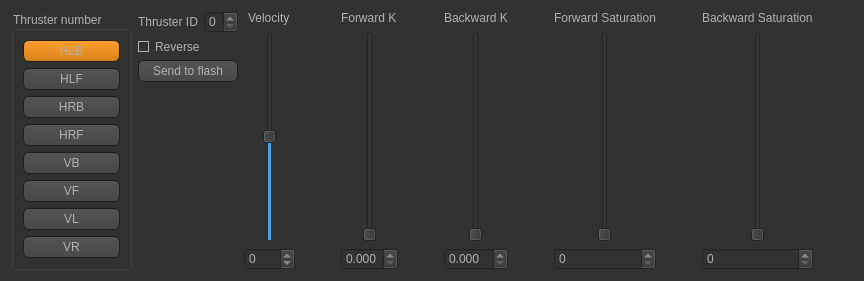
      <widget class="QWidget" name="tabDirect">
       <property name="styleSheet">
        <string notr="true">QToolTip
{
     border: 1px solid black;
     background-color: #ffa02f;
     padding: 1px;
     border-radius: 3px;
     opacity: 100;
}

QWidget
{
    color: #b1b1b1;
    background-color: #323232;
}

QMainWindow::separator {
     background: yellow;
     width: 10px; /* когда вертикальный */
     height: 10px; /* когда горизонтальный */
 }

 QMainWindow::separator:hover {
     background: red;
 }

QWidget:item:hover
{
    background-color: QLinearGradient( x1: 0, y1: 0, x2: 0, y2: 1, stop: 0 #ffa02f, stop: 1 #ca0619);
    color: #000000;
}

QWidget:item:selected
{
    background-color: QLinearGradient( x1: 0, y1: 0, x2: 0, y2: 1, stop: 0 #ffa02f, stop: 1 #d7801a);
}

QMenuBar::item
{
    background: transparent;
}

QMenuBar::item:selected
{
    background: transparent;
    border: 1px solid #ffaa00;
}

QMenuBar::item:pressed
{
    background: #444;
    border: 1px solid #000;
    background-color: QLinearGradient(
        x1:0, y1:0,
        x2:0, y2:1,
        stop:1 #212121,
        stop:0.4 #343434
    );
    margin-bottom:-1px;
    padding-bottom:1px;
}

QMenu
{
    border: 1px solid #000;
}

QMenu::item
{
    padding: 2px 20px 2px 20px;
}

QMenu::item:selected
{
    color: #000000;
}

QWidget:disabled
{
    color: #404040;
    background-color: #323232;
}

QAbstractItemView
{
    background-color: QLinearGradient( x1: 0, y1: 0, x2: 0, y2: 1, stop: 0 #4d4d4d, stop: 0.1 #646464, stop: 1 #5d5d5d);
}

QWidget:focus
{
    border: 2px solid QLinearGradient( x1: 0, y1: 0, x2: 0, y2: 1, stop: 0 #ffa02f, stop: 1 #d7801a);
}

QLineEdit
{
    background-color: QLinearGradient( x1: 0, y1: 0, x2: 0, y2: 1, stop: 0 #4d4d4d, stop: 0 #646464, stop: 1 #5d5d5d);
    padding: 1px;
    border-style: solid;
    border: 1px solid #1e1e1e;
    border-radius: 5;
}

QPushButton
{
    color: #b1b1b1;
    background-color: QLinearGradient( x1: 0, y1: 0, x2: 0, y2: 1, stop: 0 #565656, stop: 0.1 #525252, stop: 0.5 #4e4e4e, stop: 0.9 #4a4a4a, stop: 1 #464646);
    border-width: 1px;
    border-color: #1e1e1e;
    border-style: solid;
    border-radius: 6;
    padding: 3px;
    font-size: 12px;
    padding-left: 5px;
    padding-right: 5px;
}

QPushButton:pressed
{
    background: QLinearGradient( x1: 0, y1: 0, x2: 1, y2: 0, stop: 0.0 #121212, stop: 0.2 #282828, stop: 1 #484848);
}

QPushButton:checked
{
    background-color: QLinearGradient( x1: 0, y1: 0, x2: 0, y2: 1, stop: 0 #ffa02f, stop: 1 #d7801a);
}

QComboBox
{
    selection-background-color: #ffaa00;
    background-color: QLinearGradient( x1: 0, y1: 0, x2: 0, y2: 1, stop: 0 #565656, stop: 0.1 #525252, stop: 0.5 #4e4e4e, stop: 0.9 #4a4a4a, stop: 1 #464646);
    border-style: solid;
    border: 1px solid #1e1e1e;
    border-radius: 5;
}

QComboBox:hover,QPushButton:hover
{
    border: 2px solid QLinearGradient( x1: 0, y1: 0, x2: 0, y2: 1, stop: 0 #ffa02f, stop: 1 #d7801a);
}


QComboBox:on
{
    padding-top: 3px;
    padding-left: 4px;
    background-color: QLinearGradient( x1: 0, y1: 0, x2: 0, y2: 1, stop: 0 #2d2d2d, stop: 0.1 #2b2b2b, stop: 0.5 #292929, stop: 0.9 #282828, stop: 1 #252525);
    selection-background-color: #ffaa00;
}

QComboBox QAbstractItemView
{
    border: 2px solid darkgray;
    selection-background-color: QLinearGradient( x1: 0, y1: 0, x2: 0, y2: 1, stop: 0 #ffa02f, stop: 1 #d7801a);
}

QComboBox::drop-down
{
     subcontrol-origin: padding;
     subcontrol-position: top right;
     width: 15px;
     border-left-width: 0px;
     border-left-color: darkgray;
     border-left-style: solid; /* just a single line */
     border-top-right-radius: 3px; /* same radius as the QComboBox */
     border-bottom-right-radius: 3px;
 }

QComboBox::down-arrow
{
     image: url(:/down_arrow.png);
}

QGroupBox:focus
{
border: 2px solid QLinearGradient( x1: 0, y1: 0, x2: 0, y2: 1, stop: 0 #ffa02f, stop: 1 #d7801a);
}

QTextEdit:focus
{
    border: 2px solid QLinearGradient( x1: 0, y1: 0, x2: 0, y2: 1, stop: 0 #ffa02f, stop: 1 #d7801a);
}

QScrollBar:horizontal {
     border: 1px solid #222222;
     background: QLinearGradient( x1: 0, y1: 0, x2: 0, y2: 1, stop: 0.0 #121212, stop: 0.2 #282828, stop: 1 #484848);
     height: 7px;
     margin: 0px 16px 0 16px;
}

QScrollBar::handle:horizontal
{
      background: QLinearGradient( x1: 0, y1: 0, x2: 1, y2: 0, stop: 0 #ffa02f, stop: 0.5 #d7801a, stop: 1 #ffa02f);
      min-height: 20px;
      border-radius: 2px;
}

QScrollBar::add-line:horizontal {
      border: 1px solid #1b1b19;
      border-radius: 2px;
      background: QLinearGradient( x1: 0, y1: 0, x2: 1, y2: 0, stop: 0 #ffa02f, stop: 1 #d7801a);
      width: 14px;
      subcontrol-position: right;
      subcontrol-origin: margin;
}

QScrollBar::sub-line:horizontal {
      border: 1px solid #1b1b19;
      border-radius: 2px;
      background: QLinearGradient( x1: 0, y1: 0, x2: 1, y2: 0, stop: 0 #ffa02f, stop: 1 #d7801a);
      width: 14px;
     subcontrol-position: left;
     subcontrol-origin: margin;
}

QScrollBar::right-arrow:horizontal, QScrollBar::left-arrow:horizontal
{
      border: 1px solid black;
      width: 1px;
      height: 1px;
      background: white;
}

QScrollBar::add-page:horizontal, QScrollBar::sub-page:horizontal
{
      background: none;
}

QScrollBar:vertical
{
      background: QLinearGradient( x1: 0, y1: 0, x2: 1, y2: 0, stop: 0.0 #121212, stop: 0.2 #282828, stop: 1 #484848);
      width: 7px;
      margin: 16px 0 16px 0;
      border: 1px solid #222222;
}

QScrollBar::handle:vertical
{
      background: QLinearGradient( x1: 0, y1: 0, x2: 0, y2: 1, stop: 0 #ffa02f, stop: 0.5 #d7801a, stop: 1 #ffa02f);
      min-height: 20px;
      border-radius: 2px;
}

QScrollBar::add-line:vertical
{
      border: 1px solid #1b1b19;
      border-radius: 2px;
      background: QLinearGradient( x1: 0, y1: 0, x2: 0, y2: 1, stop: 0 #ffa02f, stop: 1 #d7801a);
      height: 14px;
      subcontrol-position: bottom;
      subcontrol-origin: margin;
}

QScrollBar::sub-line:vertical
{
      border: 1px solid #1b1b19;
      border-radius: 2px;
      background: QLinearGradient( x1: 0, y1: 0, x2: 0, y2: 1, stop: 0 #d7801a, stop: 1 #ffa02f);
      height: 14px;
      subcontrol-position: top;
      subcontrol-origin: margin;
}

QScrollBar::up-arrow:vertical, QScrollBar::down-arrow:vertical
{
      border: 1px solid black;
      width: 1px;
      height: 1px;
      background: white;
}


QScrollBar::add-page:vertical, QScrollBar::sub-page:vertical
{
      background: none;
}

QTextEdit
{
    background-color: #242424;
}

QPlainTextEdit
{
    background-color: #242424;
}

QHeaderView::section
{
    background-color: QLinearGradient(x1:0, y1:0, x2:0, y2:1, stop:0 #616161, stop: 0.5 #505050, stop: 0.6 #434343, stop:1 #656565);
    color: white;
    padding-left: 4px;
    border: 1px solid #6c6c6c;
}

QCheckBox:disabled
{
color: #414141;
}

QDockWidget::title
{
    text-align: center;
    spacing: 3px; /* spacing between items in the tool bar */
    background-color: QLinearGradient(x1:0, y1:0, x2:0, y2:1, stop:0 #323232, stop: 0.5 #242424, stop:1 #323232);
}

QDockWidget::close-button, QDockWidget::float-button
{
    text-align: center;
    spacing: 1px; /* spacing between items in the tool bar */
    background-color: QLinearGradient(x1:0, y1:0, x2:0, y2:1, stop:0 #323232, stop: 0.5 #242424, stop:1 #323232);
}

QDockWidget::close-button:hover, QDockWidget::float-button:hover
{
    background: #242424;
}

QDockWidget::close-button:pressed, QDockWidget::float-button:pressed
{
    padding: 1px -1px -1px 1px;
}

QMainWindow::separator
{
    background-color: QLinearGradient(x1:0, y1:0, x2:0, y2:1, stop:0 #161616, stop: 0.5 #151515, stop: 0.6 #212121, stop:1 #343434);
    color: white;
    padding-left: 4px;
    border: 1px solid #4c4c4c;
    spacing: 3px; /* spacing between items in the tool bar */
}

QMainWindow::separator:hover
{

    background-color: QLinearGradient(x1:0, y1:0, x2:0, y2:1, stop:0 #d7801a, stop:0.5 #b56c17 stop:1 #ffa02f);
    color: white;
    padding-left: 4px;
    border: 1px solid #6c6c6c;
    spacing: 3px; /* spacing between items in the tool bar */
}

QToolBar::handle
{
     spacing: 3px; /* spacing between items in the tool bar */
     background: url(:/images/handle.png);
}

QMenu::separator
{
    height: 2px;
    background-color: QLinearGradient(x1:0, y1:0, x2:0, y2:1, stop:0 #161616, stop: 0.5 #151515, stop: 0.6 #212121, stop:1 #343434);
    color: white;
    padding-left: 4px;
    margin-left: 10px;
    margin-right: 5px;
}

QProgressBar
{
    border: 2px solid grey;
    border-radius: 5px;
    text-align: center;
}

QProgressBar::chunk
{
    background-color: #d7801a;
    width: 2.15px;
    margin: 0.5px;
}

QTabBar::tab {
    color: #b1b1b1;
    border: 1px solid #444;
    border-bottom-style: none;
    background-color: #323232;
    padding-left: 10px;
    padding-right: 10px;
    padding-top: 3px;
    padding-bottom: 2px;
    margin-right: -1px;
}

QTabWidget::pane {
    border: 1px solid #444;
    top: 1px;
}

QTabBar::tab:last
{
    margin-right: 0; /* the last selected tab has nothing to overlap with on the right */
    border-top-right-radius: 3px;
}

QTabBar::tab:first:!selected
{
 margin-left: 0px; /* the last selected tab has nothing to overlap with on the right */


    border-top-left-radius: 3px;
}

QTabBar::tab:!selected
{
    color: #b1b1b1;
    border-bottom-style: solid;
    margin-top: 3px;
    background-color: QLinearGradient(x1:0, y1:0, x2:0, y2:1, stop:1 #212121, stop:.4 #343434);
}

QTabBar::tab:selected
{
    border-top-left-radius: 3px;
    border-top-right-radius: 3px;
    margin-bottom: 0px;
}

QTabBar::tab:!selected:hover
{
    border-top-left-radius: 3px;
    border-top-right-radius: 3px;
    background-color: QLinearGradient(x1:0, y1:0, x2:0, y2:1, stop:1 #212121, stop:0.4 #343434, stop:0.2 #343434, stop:0.1 #ffaa00);
}

QRadioButton::indicator:checked, QRadioButton::indicator:unchecked{
    color: #b1b1b1;
    background-color: #323232;
    border: 1px solid #b1b1b1;
    border-radius: 6px;
}

QRadioButton::indicator:checked
{
    background-color: qradialgradient(
        cx: 0.5, cy: 0.5,
        fx: 0.5, fy: 0.5,
        radius: 1.0,
        stop: 0.25 #ffaa00,
        stop: 0.3 #323232
    );
}

QCheckBox::indicator{
    color: #b1b1b1;
    background-color: #323232;
    border: 1px solid #b1b1b1;
    width: 9px;
    height: 9px;
}

QRadioButton::indicator
{
    border-radius: 6px;
}

QRadioButton::indicator:hover, QCheckBox::indicator:hover
{
    border: 1px solid #ffaa00;
}

QCheckBox::indicator:checked
{
    background-color: qradialgradient(
        cx: 0.5, cy: 0.5,
        fx: 0.5, fy: 0.5,
        radius: 1.0,
        stop: 0.25 #ffaa00,
        stop: 0.3 #323232
    );
}

QCheckBox::indicator:disabled, QRadioButton::indicator:disabled
{
    border: 1px solid #444;
}</string>
       </property>
       <attribute name="title">
        <string>Thruster control</string>
       </attribute>
       <layout class="QVBoxLayout" name="verticalLayout_29">
        <item>
         <layout class="QHBoxLayout" name="horizontalLayout_4">
          <item>
           <layout class="QVBoxLayout" name="verticalLayout_28">
            <item>
             <widget class="QGroupBox" name="groupBoxThrusterId">
              <property name="title">
               <string>Thruster number </string>
              </property>
              <property name="flat">
               <bool>false</bool>
              </property>
              <property name="checkable">
               <bool>false</bool>
              </property>
              <property name="checked">
               <bool>false</bool>
              </property>
              <layout class="QVBoxLayout" name="verticalLayout_23">
               <item>
                <widget class="QPushButton" name="pushButtonHLB">
                 <property name="sizePolicy">
                  <sizepolicy hsizetype="Minimum" vsizetype="Minimum">
                   <horstretch>0</horstretch>
                   <verstretch>0</verstretch>
                  </sizepolicy>
                 </property>
                 <property name="text">
                  <string>HLB</string>
                 </property>
                 <property name="checkable">
                  <bool>true</bool>
                 </property>
                 <property name="checked">
                  <bool>true</bool>
                 </property>
                 <property name="autoExclusive">
                  <bool>true</bool>
                 </property>
                </widget>
               </item>
               <item>
                <widget class="QPushButton" name="pushButtonHLF">
                 <property name="sizePolicy">
                  <sizepolicy hsizetype="Minimum" vsizetype="Minimum">
                   <horstretch>0</horstretch>
                   <verstretch>0</verstretch>
                  </sizepolicy>
                 </property>
                 <property name="text">
                  <string>HLF</string>
                 </property>
                 <property name="checkable">
                  <bool>true</bool>
                 </property>
                 <property name="autoExclusive">
                  <bool>true</bool>
                 </property>
                </widget>
               </item>
               <item>
                <widget class="QPushButton" name="pushButtonHRB">
                 <property name="sizePolicy">
                  <sizepolicy hsizetype="Minimum" vsizetype="Minimum">
                   <horstretch>0</horstretch>
                   <verstretch>0</verstretch>
                  </sizepolicy>
                 </property>
                 <property name="text">
                  <string>HRB</string>
                 </property>
                 <property name="checkable">
                  <bool>true</bool>
                 </property>
                 <property name="checked">
                  <bool>false</bool>
                 </property>
                 <property name="autoExclusive">
                  <bool>true</bool>
                 </property>
                </widget>
               </item>
               <item>
                <widget class="QPushButton" name="pushButtonHRF">
                 <property name="sizePolicy">
                  <sizepolicy hsizetype="Minimum" vsizetype="Minimum">
                   <horstretch>0</horstretch>
                   <verstretch>0</verstretch>
                  </sizepolicy>
                 </property>
                 <property name="text">
                  <string>HRF</string>
                 </property>
                 <property name="checkable">
                  <bool>true</bool>
                 </property>
                 <property name="autoExclusive">
                  <bool>true</bool>
                 </property>
                </widget>
               </item>
               <item>
                <widget class="QPushButton" name="pushButtonVB">
                 <property name="sizePolicy">
                  <sizepolicy hsizetype="Minimum" vsizetype="Minimum">
                   <horstretch>0</horstretch>
                   <verstretch>0</verstretch>
                  </sizepolicy>
                 </property>
                 <property name="text">
                  <string>VB</string>
                 </property>
                 <property name="checkable">
                  <bool>true</bool>
                 </property>
                 <property name="autoExclusive">
                  <bool>true</bool>
                 </property>
                </widget>
               </item>
               <item>
                <widget class="QPushButton" name="pushButtonVF">
                 <property name="sizePolicy">
                  <sizepolicy hsizetype="Minimum" vsizetype="Minimum">
                   <horstretch>0</horstretch>
                   <verstretch>0</verstretch>
                  </sizepolicy>
                 </property>
                 <property name="text">
                  <string>VF</string>
                 </property>
                 <property name="checkable">
                  <bool>true</bool>
                 </property>
                 <property name="autoExclusive">
                  <bool>true</bool>
                 </property>
                </widget>
               </item>
               <item>
                <widget class="QPushButton" name="pushButtonVL">
                 <property name="sizePolicy">
                  <sizepolicy hsizetype="Minimum" vsizetype="Minimum">
                   <horstretch>0</horstretch>
                   <verstretch>0</verstretch>
                  </sizepolicy>
                 </property>
                 <property name="text">
                  <string>VL</string>
                 </property>
                 <property name="checkable">
                  <bool>true</bool>
                 </property>
                 <property name="autoExclusive">
                  <bool>true</bool>
                 </property>
                </widget>
               </item>
               <item>
                <widget class="QPushButton" name="pushButtonVR">
                 <property name="sizePolicy">
                  <sizepolicy hsizetype="Minimum" vsizetype="Minimum">
                   <horstretch>0</horstretch>
                   <verstretch>0</verstretch>
                  </sizepolicy>
                 </property>
                 <property name="tabletTracking">
                  <bool>true</bool>
                 </property>
                 <property name="text">
                  <string>VR</string>
                 </property>
                 <property name="checkable">
                  <bool>true</bool>
                 </property>
                 <property name="autoExclusive">
                  <bool>true</bool>
                 </property>
                </widget>
               </item>
              </layout>
             </widget>
            </item>
           </layout>
          </item>
          <item>
           <layout class="QVBoxLayout" name="verticalLayout_30">
            <item>
             <layout class="QHBoxLayout" name="horizontalLayout_16">
              <item>
               <widget class="QLabel" name="label_10">
                <property name="text">
                 <string>Thruster ID</string>
                </property>
               </widget>
              </item>
              <item>
               <widget class="QSpinBox" name="spinBoxThrusterId">
                <property name="maximum">
                 <number>8</number>
                </property>
               </widget>
              </item>
             </layout>
            </item>
            <item>
             <widget class="QCheckBox" name="checkBoxReverse">
              <property name="text">
               <string>Reverse</string>
              </property>
             </widget>
            </item>
            <item>
             <widget class="QPushButton" name="pushButtonFlash">
              <property name="sizePolicy">
               <sizepolicy hsizetype="Minimum" vsizetype="Minimum">
                <horstretch>0</horstretch>
                <verstretch>0</verstretch>
               </sizepolicy>
              </property>
              <property name="text">
               <string>Send to flash</string>
              </property>
             </widget>
            </item>
            <item>
             <spacer name="verticalSpacer">
              <property name="orientation">
               <enum>Qt::Vertical</enum>
              </property>
              <property name="sizeHint" stdset="0">
               <size>
                <width>20</width>
                <height>40</height>
               </size>
              </property>
             </spacer>
            </item>
           </layout>
          </item>
          <item>
           <layout class="QHBoxLayout" name="horizontalLayout_2">
            <item>
             <layout class="QVBoxLayout" name="verticalLayout_22">
              <item alignment="Qt::AlignHCenter">
               <widget class="QLabel" name="label">
                <property name="text">
                 <string>Velocity</string>
                </property>
               </widget>
              </item>
              <item alignment="Qt::AlignHCenter">
               <widget class="QSlider" name="verticalSliderVelocity">
                <property name="minimum">
                 <number>-128</number>
                </property>
                <property name="maximum">
                 <number>127</number>
                </property>
                <property name="singleStep">
                 <number>1</number>
                </property>
                <property name="orientation">
                 <enum>Qt::Vertical</enum>
                </property>
               </widget>
              </item>
              <item>
               <widget class="QSpinBox" name="spinBoxVelocity">
                <property name="minimum">
                 <number>-128</number>
                </property>
                <property name="maximum">
                 <number>127</number>
                </property>
               </widget>
              </item>
             </layout>
            </item>
            <item>
             <spacer name="horizontalSpacer_2">
              <property name="orientation">
               <enum>Qt::Horizontal</enum>
              </property>
              <property name="sizeHint" stdset="0">
               <size>
                <width>40</width>
                <height>20</height>
               </size>
              </property>
             </spacer>
            </item>
            <item>
             <layout class="QVBoxLayout" name="verticalLayout_24">
              <item alignment="Qt::AlignHCenter">
               <widget class="QLabel" name="label_2">
                <property name="text">
                 <string>Forward K</string>
                </property>
               </widget>
              </item>
              <item alignment="Qt::AlignHCenter">
               <widget class="QSlider" name="verticalSliderForwardK">
                <property name="minimum">
                 <number>0</number>
                </property>
                <property name="maximum">
                 <number>1000</number>
                </property>
                <property name="orientation">
                 <enum>Qt::Vertical</enum>
                </property>
               </widget>
              </item>
              <item>
               <widget class="QDoubleSpinBox" name="spinBoxForwardK">
                <property name="decimals">
                 <number>3</number>
                </property>
                <property name="maximum">
                 <double>1.000000000000000</double>
                </property>
               </widget>
              </item>
             </layout>
            </item>
            <item>
             <spacer name="horizontalSpacer_3">
              <property name="orientation">
               <enum>Qt::Horizontal</enum>
              </property>
              <property name="sizeHint" stdset="0">
               <size>
                <width>40</width>
                <height>20</height>
               </size>
              </property>
             </spacer>
            </item>
            <item>
             <layout class="QVBoxLayout" name="verticalLayout_25">
              <item alignment="Qt::AlignHCenter">
               <widget class="QLabel" name="label_3">
                <property name="text">
                 <string>Backward K</string>
                </property>
               </widget>
              </item>
              <item alignment="Qt::AlignHCenter">
               <widget class="QSlider" name="verticalSliderBackwardK">
                <property name="minimum">
                 <number>0</number>
                </property>
                <property name="maximum">
                 <number>1000</number>
                </property>
                <property name="orientation">
                 <enum>Qt::Vertical</enum>
                </property>
               </widget>
              </item>
              <item>
               <widget class="QDoubleSpinBox" name="spinBoxBackwardK">
                <property name="decimals">
                 <number>3</number>
                </property>
                <property name="maximum">
                 <double>1.000000000000000</double>
                </property>
               </widget>
              </item>
             </layout>
            </item>
            <item>
             <spacer name="horizontalSpacer_4">
              <property name="orientation">
               <enum>Qt::Horizontal</enum>
              </property>
              <property name="sizeHint" stdset="0">
               <size>
                <width>40</width>
                <height>20</height>
               </size>
              </property>
             </spacer>
            </item>
            <item>
             <layout class="QVBoxLayout" name="verticalLayout_26">
              <item alignment="Qt::AlignHCenter">
               <widget class="QLabel" name="label_4">
                <property name="text">
                 <string>Forward Saturation</string>
                </property>
                <property name="wordWrap">
                 <bool>false</bool>
                </property>
               </widget>
              </item>
              <item alignment="Qt::AlignHCenter">
               <widget class="QSlider" name="verticalSliderForwardSaturation">
                <property name="minimum">
                 <number>0</number>
                </property>
                <property name="maximum">
                 <number>127</number>
                </property>
                <property name="orientation">
                 <enum>Qt::Vertical</enum>
                </property>
               </widget>
              </item>
              <item>
               <widget class="QSpinBox" name="spinBoxForwardSaturation">
                <property name="minimum">
                 <number>0</number>
                </property>
                <property name="maximum">
                 <number>127</number>
                </property>
               </widget>
              </item>
             </layout>
            </item>
            <item>
             <spacer name="horizontalSpacer_5">
              <property name="orientation">
               <enum>Qt::Horizontal</enum>
              </property>
              <property name="sizeHint" stdset="0">
               <size>
                <width>40</width>
                <height>20</height>
               </size>
              </property>
             </spacer>
            </item>
            <item>
             <layout class="QVBoxLayout" name="verticalLayout_27">
              <item>
               <widget class="QLabel" name="label_5">
                <property name="text">
                 <string>Backward Saturation</string>
                </property>
               </widget>
              </item>
              <item alignment="Qt::AlignHCenter">
               <widget class="QSlider" name="verticalSliderBarkwardSaturation">
                <property name="minimum">
                 <number>0</number>
                </property>
                <property name="maximum">
                 <number>127</number>
                </property>
                <property name="orientation">
                 <enum>Qt::Vertical</enum>
                </property>
               </widget>
              </item>
              <item>
               <widget class="QSpinBox" name="spinBoxBarkwardSaturation">
                <property name="minimum">
                 <number>0</number>
                </property>
                <property name="maximum">
                 <number>127</number>
                </property>
               </widget>
              </item>
             </layout>
            </item>
           </layout>
          </item>
          <item>
           <spacer name="horizontalSpacer">
            <property name="orientation">
             <enum>Qt::Horizontal</enum>
            </property>
            <property name="sizeHint" stdset="0">
             <size>
              <width>40</width>
              <height>20</height>
             </size>
            </property>
           </spacer>
          </item>
         </layout>
        </item>
       </layout>
      </widget>
